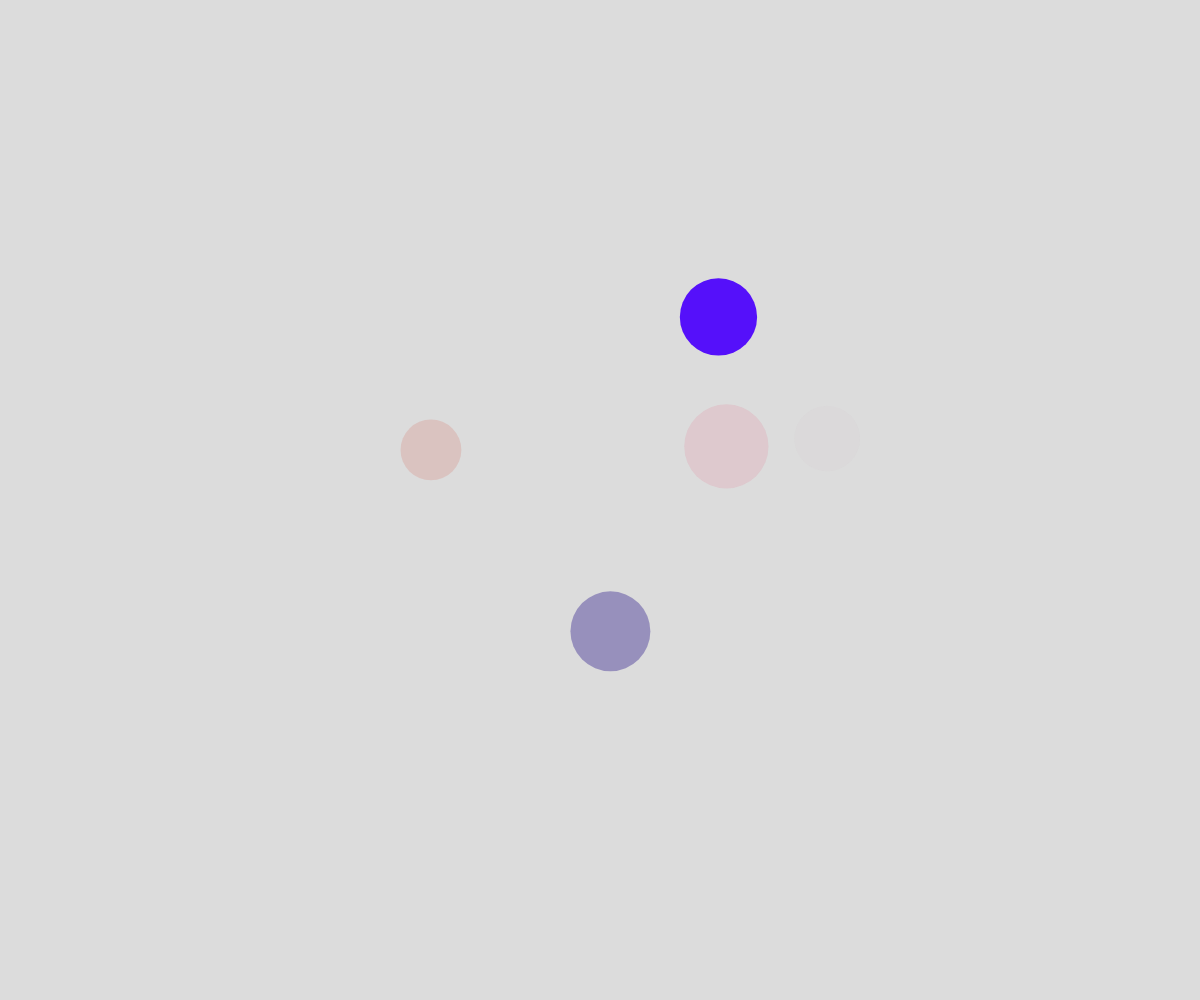
Frame 1 (no input)
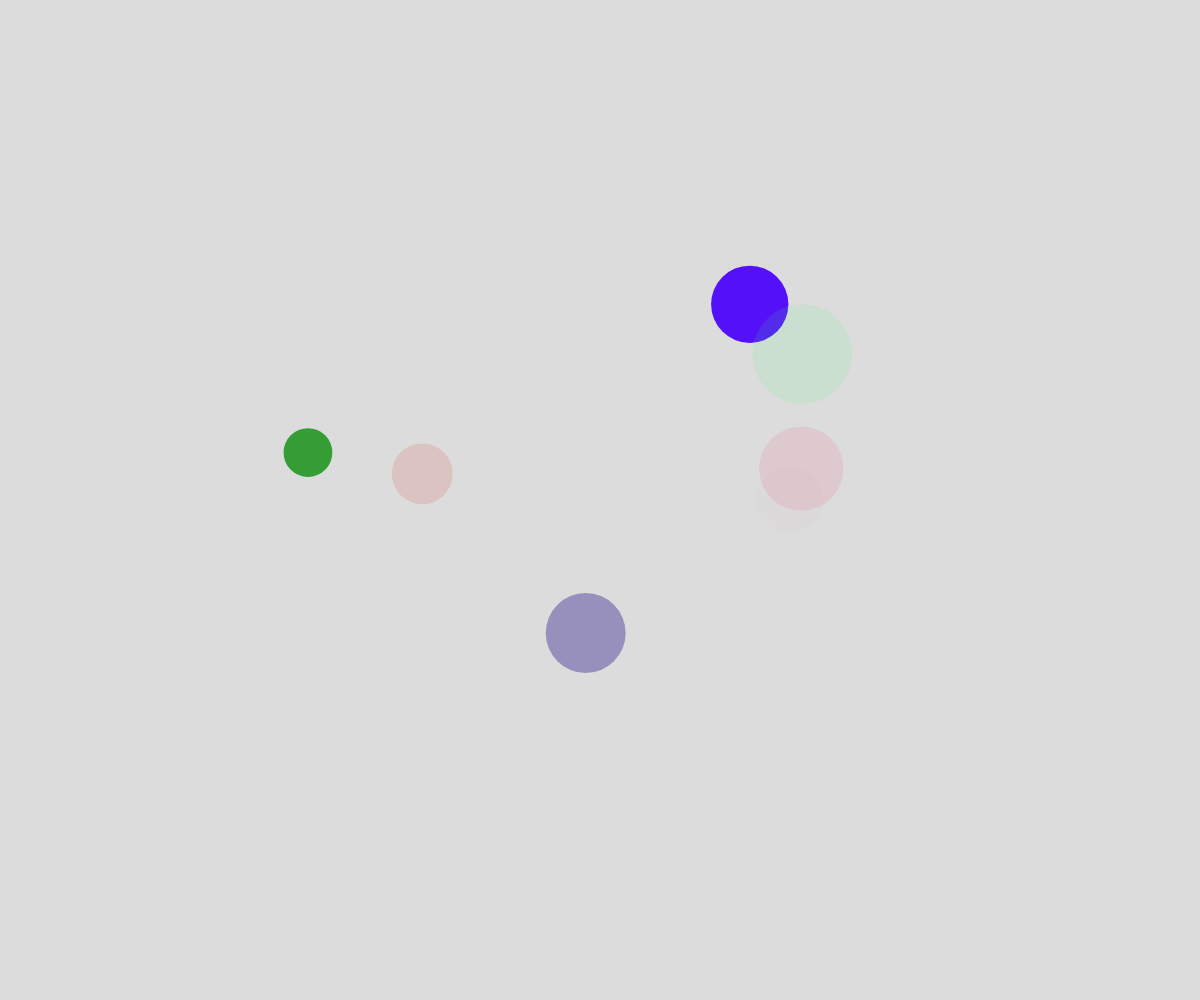
Frame 60 (no input)
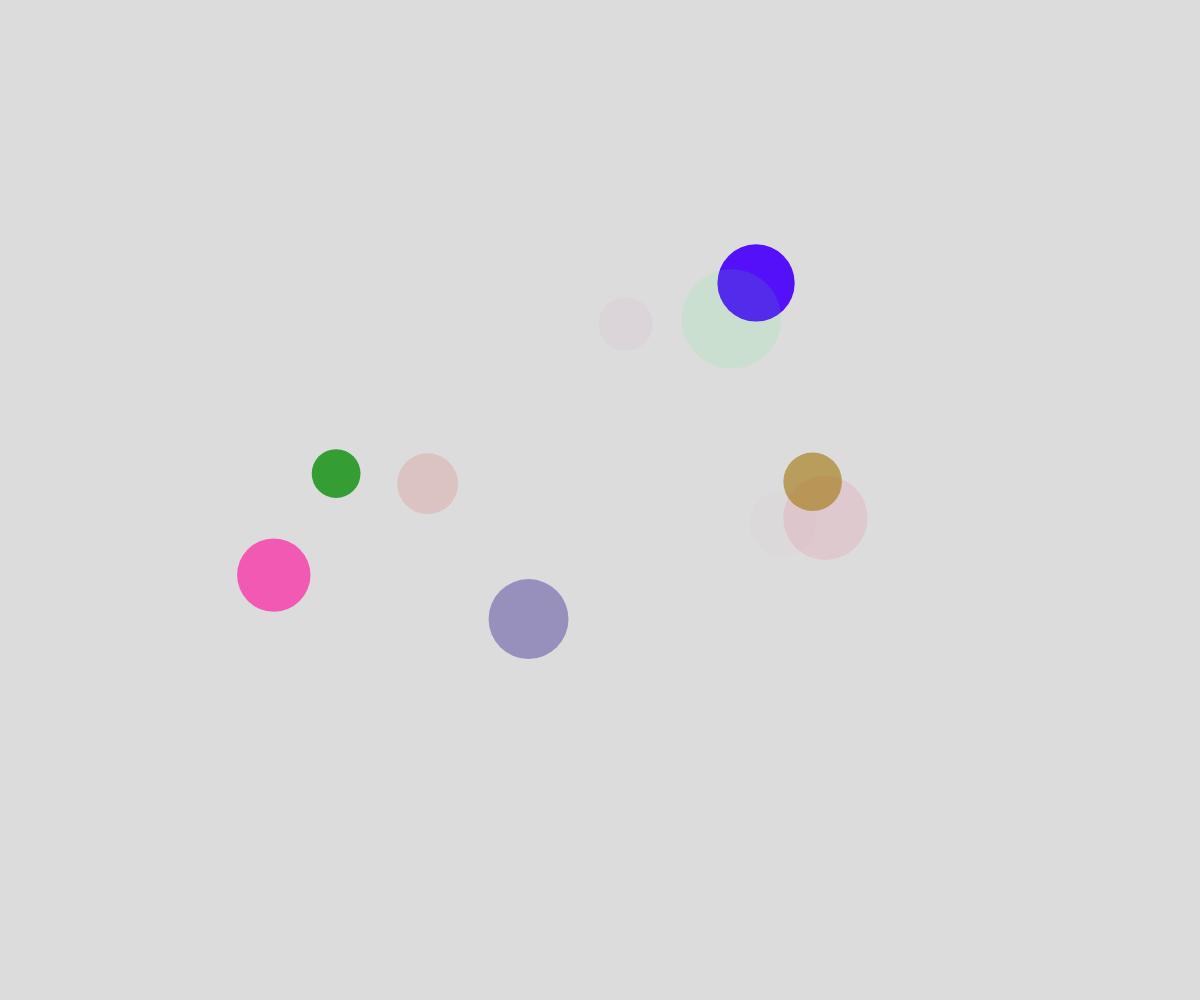
Frame 120 (the mouse pressed at the canvas centre since frame 60)

The p5.js sketch that drew these frames (run headless with seeded random() and noise() and a simulated clock; from frame 60 on, the mouse is pressed at the canvas centre):

// p5.js sketch
// ── sketch.js
// Bubble Objcet Demo
// Cherry 
// Oct 10, 2024

let theBubbles = [];
let deathLocations = [];

function setup() {
  createCanvas(windowWidth, windowHeight);
  for (let i = 0; i < 5; i++){
    spawnBubble();
  }

  //create a new bubble every half second
  window.setInterval(spawnBubble, 500);

}

function draw() {
  background(220);
  // moveBubblesRandomly();
  moveBubblesWithNoise();
  displayBubbles();
  displayGraves();
}

function displayGraves() {
  for (let grave of deathLocations) {
    textAlign(CENTER, CENTER);
    fill("black");
    text("X", grave.x, grave.y);
  }
}

function mousePressed() {
  for (let bubble of theBubbles) {
    if (clickedOnBubble(mouseX, mouseY, bubble)) {
      let theIndex = theBubbles.indexOf(bubble);
      theBubbles.splice(theIndex, 1);
      undertaker(mouseX, mouseY);
    }
  }
}

function undertaker(theX, theY) {
  let grave = {
    x: theX, 
    y: theY,
  };
  deathLocations.push(grave);
}

function clickedOnBubble(x, y, theBubble) {
  let distanceAway = dist(x, y, theBubble.x, theBubble.y);
  return distanceAway < theBubble.radius;
}

function moveBubblesWithNoise() {
  for (let bubble of theBubbles) {
    bubble.x = noise(bubble.timeX) * width;
    bubble.y = noise(bubble.timeY) * height;

    bubble.timeX += bubble.deltaTime;
    bubble.timeY += bubble.deltaTime;
  }
}

function moveBubblesRandomly() {
  for (let bubble of theBubbles) {
    let choice = random(100);
    if (choice < 50) {
      //move up
      bubble.y -= bubble.speed;
    }
    else if (choice < 65) {
      //move down
      bubble.y += bubble.speed;
    }
    else if (choice < 75) {
      //move right
      bubble.x += bubble.speed;
    }
    else {
      //move left
      bubble.x -= bubble.speed;
    }
  }
}

function displayBubbles() {
  for (let bubble of theBubbles) {
    noStroke();
    fill(bubble.r, bubble.g, bubble.b, bubble.alpha);
    circle(bubble.x, bubble.y, bubble.radius * 2);
  }
}

function spawnBubble() {
  let someBubble = {
    x: random(0, width),
    y: height + random(0, 50),
    speed: random(2, 5),
    radius: random(20, 50),
    r: random(255),
    g: random(255),
    b: random(255),
    alpha: random(255),
    timeX: random(100000000),
    timeY: random(100000000),
    deltaTime: 0.001,
  };
  theBubbles.push(someBubble);
}
